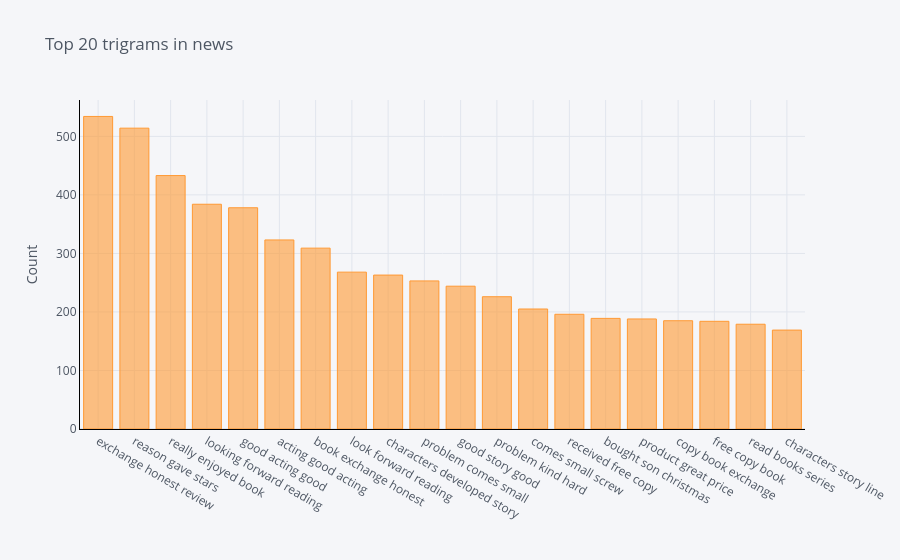

The notebook cell saved with this chart:
### Code cell
#Function to get top trigram words
def get_top_n_trigram(corpus, n=None):
    vec = CountVectorizer(ngram_range=(3, 3), stop_words='english').fit(corpus)
    bag_of_words = vec.transform(corpus)
    sum_words = bag_of_words.sum(axis=0) 
    words_freq = [(word, sum_words[0, idx]) for word, idx in vec.vocabulary_.items()]
    words_freq =sorted(words_freq, key = lambda x: x[1], reverse=True)
    return words_freq[:n]

#Calling function and return only top 20 words
common_words = get_top_n_trigram(cleaned_data['text_'], 20)

#Printing word and their respective frequencies
for word, freq in common_words:
    print(word, freq)

#Creating a dataframe with words and count
df6 = pd.DataFrame(common_words, columns = ['text_' , 'count'])

#Grouping the words and plotting their frequencies
df6.groupby('text_').sum()['count'].sort_values(ascending=False).iplot(
    kind='bar', yTitle='Count', linecolor='black', title='Top 20 trigrams in news')

### Figure 1 — Plotly figure (JSON) as saved in the notebook; plotly's stock layout.template omitted (floating-point values rounded to 4 significant figures)
{"data": [{"marker": {"color": "rgba(255, 153, 51, 0.6)", "line": {"color": "rgba(255, 153, 51, 1.0)", "width": 1}}, "name": "count", "orientation": "v", "text": "", "type": "bar", "x": ["exchange honest review", "reason gave stars", "really enjoyed book", "looking forward reading", "good acting good", "acting good acting", "book exchange honest", "look forward reading", "characters developed story", "problem comes small", "good story good", "problem kind hard", "comes small screw", "received free copy", "bought son christmas", "product great price", "copy book exchange", "free copy book", "read books series", "characters story line"], "y": [534, 514, 433, 384, 378, 323, 309, 268, 263, 253, 244, 226, 205, 196, 189, 188, 185, 184, 179, 169]}], "layout": {"legend": {"bgcolor": "#F5F6F9", "font": {"color": "#4D5663"}}, "paper_bgcolor": "#F5F6F9", "plot_bgcolor": "#F5F6F9", "title": {"font": {"color": "#4D5663"}, "text": "Top 20 trigrams in news"}, "xaxis": {"gridcolor": "#E1E5ED", "linecolor": "black", "showgrid": true, "tickfont": {"color": "#4D5663"}, "title": {"font": {"color": "#4D5663"}, "text": ""}, "zerolinecolor": "#E1E5ED"}, "yaxis": {"gridcolor": "#E1E5ED", "linecolor": "black", "showgrid": true, "tickfont": {"color": "#4D5663"}, "title": {"font": {"color": "#4D5663"}, "text": "Count"}, "zerolinecolor": "#E1E5ED"}}}
